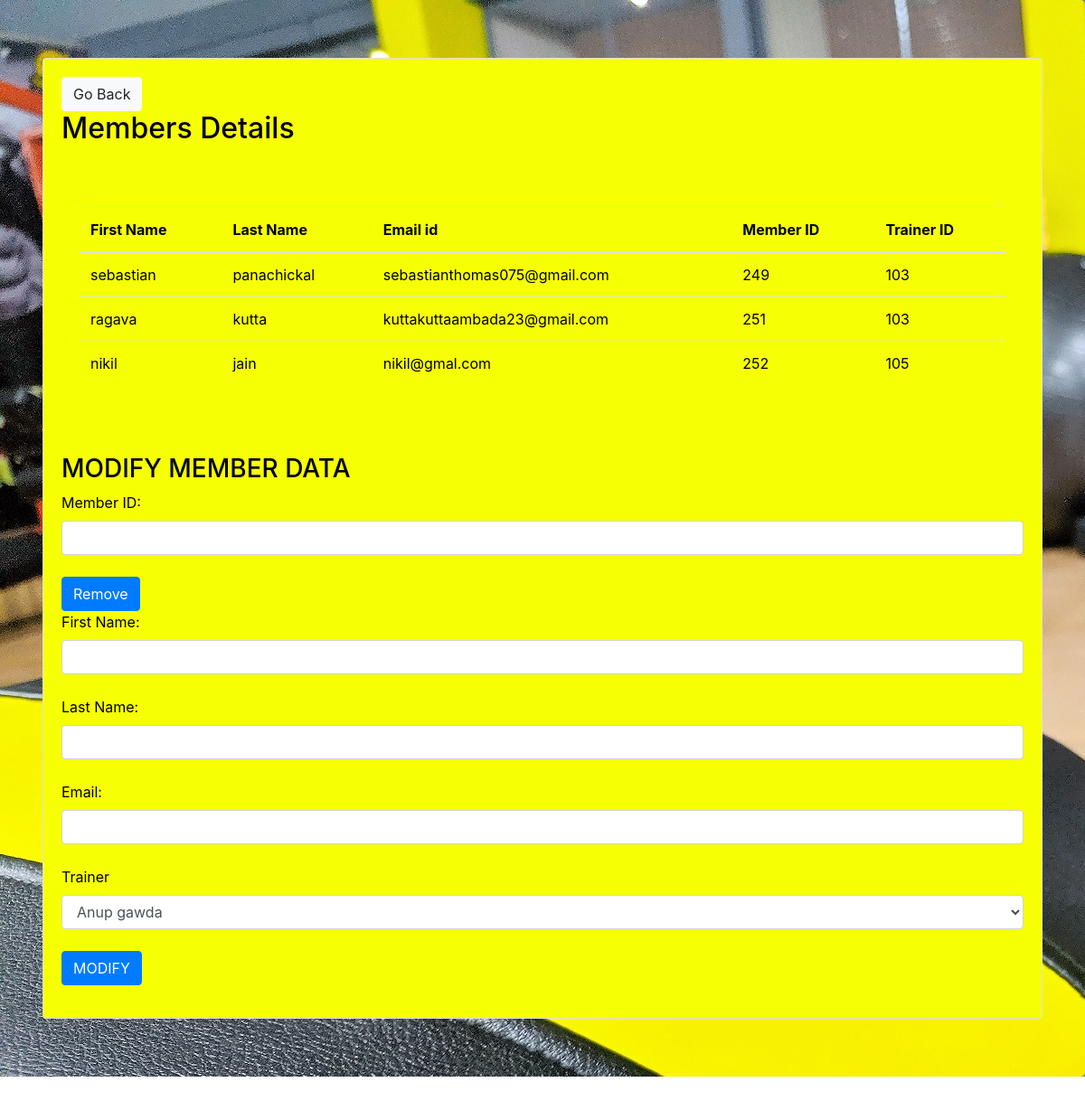
The app's page /gymdb/member_details.php with its own data.
### tables this page shows
CREATE TABLE `member` (
  `fname` varchar(40) NOT NULL,
  `lname` varchar(40) NOT NULL,
  `email` varchar(40) NOT NULL,
  `m_id` int(40) NOT NULL,
  `t_id` int(60) NOT NULL
);

### gymdb/member_details.php (the view, shortened to what this page needs)
<!DOCTYPE html>
<?php include("func.php");
$hostname = "localhost";
$username = "root";
$password = "";
$databaseName = "gymdb";
$connect = mysqli_connect($hostname, $username, $password, $databaseName);
$query = "SELECT * FROM `Trainer`";
$result1 = mysqli_query($connect, $query);
?>
<html>
<head>
	 <link rel="stylesheet" href="https://maxcdn.bootstrapcdn.com/bootstrap/4.0.0-beta/css/bootstrap.min.css">
</head>
<body><div style="background-color:#818182;">
    <div class="jumbotron" style="background: url('image/be.jpg') no-repeat;backgrund-size: cover;">
 <div class="container">
<div class="card">
     <div class="card-body" style="background-color:#f7ff03;color:#000000;">
         <div class="row">
             <div class="col-md-10">
    <a href="admin-panel.php" class="btn btn-light ">Go Back</a>
             </div>
             <div class="col-md-5"><h2>Members Details</h2></div>
             </div></div>
     <div class="card-body" style="background-color:#f7ff03;color:#000000;">
         <div class="card-body">
    <table class="table table-hover">
        <thead>
     <tr>
            <th>First Name</th>
            <th>Last Name</th>
         <th>Email id</th>
         <th>Member ID</th>
         <th>Trainer ID</th>
        </tr>
        </thead>
        <tbody>
          <?php get_patient_details(); ?>
        </tbody>
    </table>
     </div>
    </div>
         <div class="card-body" style="background-color:#f7ff03;color:#000000;">
<h3>MODIFY MEMBER DATA</h3>
<form  class="form-group" action="func.php" method="post">
                <label>Member ID:</label>
<input type="text" name="contact" class="form-control"><br>
<input type="submit" class="btn btn-primary" name="del_mem" value="Remove"><br>
 <label>First Name:</label>
                    <input type="text" name="fname" class="form-control"><br>
 <label>Last Name:</label>
                    <input type="text" name="lname" class="form-control"><br>
  <label>Email:</label>
                    <input type="text" name="email" class="form-control"><br>
 <label>Trainer </label>
 <select class="form-control" name="docapp">
            <?php while($row1 = mysqli_fetch_array($result1)):;?>
            <option value="<?php echo $row1[0];?>"><?php echo $row1[1];?></option>
            <?php endwhile;?>
        </select>
        <br>
<input type="submit" class="btn btn-primary" name="mod_submit" value="MODIFY">
 </form>
                </div>
    </div>
    </div></div></div>
    </body>
</html>

### gymdb/func.php (shortened to what this page needs)
<?php
$con=mysqli_connect("localhost","root","","gymdb");
 function get_patient_details(){
    global $con;
    $query="select * from member";
    $result=mysqli_query($con,$query);
    while ($row=mysqli_fetch_array($result)){
         $fname=$row ['fname'];
    $lname=$row['lname'];
    $email=$row['email'];
    $contact=$row['m_id'];
    $docapp=$row['t_id'];
      echo "<tr>
          <td>$fname</td>
        <td>$lname</td>
            <td>$email</td>
            <td>$contact</td>
          <td>$docapp</td>
        </tr>";
    }
}
?>

### records on screen
member: fname "sebastian", lname "panachickal", email "sebastianthomas075@gmail.com", m_id "249", t "103"
member: fname "ragava", lname "kutta", email "kuttakuttaambada23@gmail.com", m_id "251", t "103"
member: fname "nikil", lname "jain", email "nikil@gmal.com", m_id "252", t "105"

### other values on screen
form field docapp "Anup gawda"
